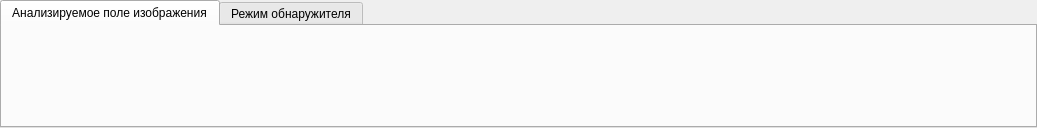
<?xml version="1.0" encoding="UTF-8"?>
<ui version="4.0">
 <class>SettingsBox</class>
 <widget class="QWidget" name="SettingsBox">
  <property name="geometry">
   <rect>
    <x>0</x>
    <y>0</y>
    <width>1037</width>
    <height>128</height>
   </rect>
  </property>
  <property name="sizePolicy">
   <sizepolicy hsizetype="Preferred" vsizetype="Fixed">
    <horstretch>0</horstretch>
    <verstretch>0</verstretch>
   </sizepolicy>
  </property>
  <property name="windowTitle">
   <string>Form</string>
  </property>
  <layout class="QHBoxLayout" name="horizontalLayout">
   <property name="spacing">
    <number>0</number>
   </property>
   <property name="leftMargin">
    <number>0</number>
   </property>
   <property name="topMargin">
    <number>0</number>
   </property>
   <property name="rightMargin">
    <number>0</number>
   </property>
   <property name="bottomMargin">
    <number>0</number>
   </property>
   <item>
    <widget class="QTabWidget" name="tabWidget">
     <property name="sizePolicy">
      <sizepolicy hsizetype="Expanding" vsizetype="Expanding">
       <horstretch>0</horstretch>
       <verstretch>0</verstretch>
      </sizepolicy>
     </property>
     <property name="tabPosition">
      <enum>QTabWidget::North</enum>
     </property>
     <property name="currentIndex">
      <number>0</number>
     </property>
     <widget class="MaskCreateForm" name="maskCreateTab">
      <attribute name="title">
       <string>Анализируемое поле изображения</string>
      </attribute>
     </widget>
     <widget class="ColorSelectionForm" name="colorSelectionTab">
      <attribute name="title">
       <string>Режим обнаружителя</string>
      </attribute>
     </widget>
    </widget>
   </item>
  </layout>
 </widget>
 <customwidgets>
  <customwidget>
   <class>MaskCreateForm</class>
   <extends>QWidget</extends>
   <header>maskcreateform.h</header>
   <container>1</container>
   <slots>
    <signal>itemSelected(QRectF)</signal>
    <signal>itemRemoved(QRectF)</signal>
    <signal>setEditMode(bool)</signal>
    <signal>clearAll()</signal>
    <slot>addItem(QRectF)</slot>
    <slot>selectItem(QRectF)</slot>
   </slots>
  </customwidget>
  <customwidget>
   <class>ColorSelectionForm</class>
   <extends>QWidget</extends>
   <header>colorselectionform.h</header>
   <container>1</container>
   <slots>
    <signal>turnOnColorSelection(bool)</signal>
    <slot>setColor(QColor)</slot>
   </slots>
  </customwidget>
 </customwidgets>
 <resources/>
 <connections/>
</ui>
